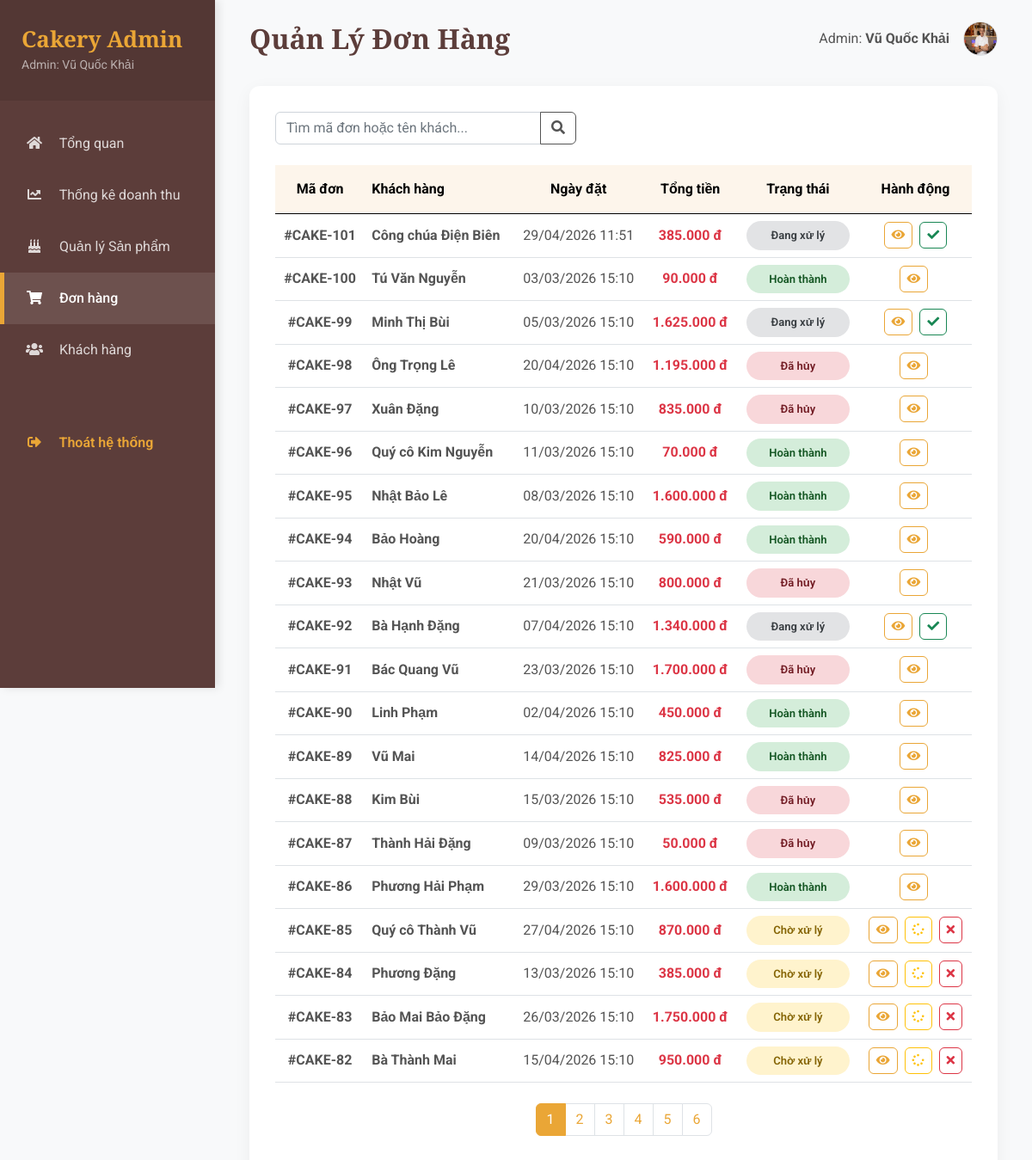
Screenshot of /AdView/admin_orders.php (signed in) with the database file from the repository.
### tables this page shows
CREATE TABLE `order` (
  `OrderID` int(11) NOT NULL,
  `OrderDate` datetime DEFAULT current_timestamp(),
  `CustomerName` varchar(255) NOT NULL,
  `CustomerPhone` varchar(20) NOT NULL,
  `TotalAmount` decimal(10,2) NOT NULL,
  `Status` varchar(50) DEFAULT 'Pending',
  `Address` text DEFAULT NULL,
  `Note` text DEFAULT NULL,
  `AdminID` int(11) DEFAULT NULL
);

### AdView/admin_orders.php (the view, shortened to what this page needs)
<?php
    require_once '../db_connect.php';
?>
<!DOCTYPE html>
<html lang="vi">
<head>
    <link href="https://cdnjs.cloudflare.com/ajax/libs/font-awesome/5.10.0/css/all.min.css" rel="stylesheet">
    <link href="../css/bootstrap.min.css" rel="stylesheet">
</head>
<body>
    <?php include 'sidebar.php'; ?>
    <div id="content">
        <div class="admin-header">
            <h2 class="fw-bold mb-0" style="color: var(--primary-color); font-family: 'Playfair Display', serif;">Quản Lý Đơn Hàng</h2>
            <div class="user-info d-flex align-items-center">
                <span class="me-3 fs-6">Admin: <strong><?php echo $_SESSION['user_admin']; ?></strong></span>
                <img src="../img/team-1.jpg" class="rounded-circle border" width="40" height="40" alt="Admin">
            </div>
        </div>
        <div class="table-container">
            <div class="row mb-4 align-items-center">
                <div class="col-md-6">
                    <div class="input-group" style="max-width: 350px;">
                        <input type="text" id="liveSearchOrderInput" class="form-control" placeholder="Tìm mã đơn hoặc tên khách...">
                        <button class="btn btn-outline-secondary" type="button"><i class="fa fa-search"></i></button>
                    </div>
                </div>
            </div>
            <div class="table-responsive">
                <table class="table table-hover align-middle text-center">
                    <thead class="table-light">
                        <tr>
                            <th class="py-3">Mã đơn</th>
                            <th class="text-start py-3">Khách hàng</th>
                            <th class="py-3">Ngày đặt</th>
                            <th class="py-3">Tổng tiền</th>
                            <th class="py-3">Trạng thái</th>
                            <th class="py-3">Hành động</th>
                        </tr>
                    </thead>
                    <tbody id="orderTableBody">
                        <?php
                        $where_clause = "";
                        $limit = 20;
                        $page = isset($_GET['page']) ? (int)$_GET['page'] : 1;
                        $offset = ($page - 1) * $limit;
                        $count_sql = "SELECT COUNT(*) as total FROM `Order` $where_clause";
                        $count_res = $conn->query($count_sql);
                        $total_records = $count_res->fetch_assoc()['total'];
                        $total_pages = ceil($total_records / $limit);
                        $sql_orders = "SELECT * FROM `Order` $where_clause ORDER BY OrderID DESC LIMIT $offset, $limit";
                        $result_orders = $conn->query($sql_orders);
                        if ($result_orders->num_rows > 0) {
                            while ($row = $result_orders->fetch_assoc()) {
                                $st = $row['Status'];
                                $txt = 'Chờ xử lý'; $cl = 'status-pending';
                                if ($st == 'Completed') { $txt = 'Hoàn thành'; $cl = 'status-completed'; }
                                elseif ($st == 'Cancelled') { $txt = 'Đã hủy'; $cl = 'status-cancelled'; }
                                elseif ($st == 'Processing') { $txt = 'Đang xử lý'; $cl = 'status-processing'; }
                        ?>
                            <tr id="order-<?php echo $row['OrderID']; ?>">
                                <td class="fw-bold">#CAKE-<?php echo $row['OrderID']; ?></td>
                                <td class="text-start fw-bold"><?php echo htmlspecialchars($row['CustomerName']); ?></td>
                                <td><?php echo date('d/m/Y H:i', strtotime($row['OrderDate'])); ?></td>
                                <td class="text-danger fw-bold"><?php echo number_format($row['TotalAmount'], 0, ',', '.'); ?> đ</td>
                                <td class="status-cell">
                                    <span class="badge-status <?php echo $cl; ?>"><?php echo $txt; ?></span>
                                </td>
                                <td class="action-cell">
                                    <a href="admin_order_detail.php?id=<?php echo $row['OrderID']; ?>" class="btn btn-sm btn-outline-primary me-1" title="Xem chi tiết"><i class="fa fa-eye"></i></a>
                                    <?php if ($st == 'Pending'): ?>
                                        <button class="btn btn-sm btn-outline-warning me-1 btn-change-status" data-id="<?php echo $row['OrderID']; ?>" data-status="Processing" title="Duyệt đơn"><i class="fa fa-spinner"></i></button>
                                        <button class="btn btn-sm btn-outline-danger btn-change-status" data-id="<?php echo $row['OrderID']; ?>" data-status="Cancelled" title="Hủy đơn"><i class="fa fa-times"></i></button>
                                    <?php endif; ?>
                                    <?php if ($st == 'Processing'): ?>
                                        <button class="btn btn-sm btn-outline-success btn-change-status" data-id="<?php echo $row['OrderID']; ?>" data-status="Completed" title="Xác nhận giao thành công"><i class="fa fa-check"></i></button>
                                    <?php endif; ?>
                                </td>
                            </tr>
                        <?php
                            }
                        } else {
                            echo "<tr><td colspan='6' class='text-center py-4 text-muted'>Không tìm thấy đơn hàng nào!</td></tr>";
                        }
                        ?>
                    </tbody>
                </table>
                <?php if ($total_pages > 1): ?>
                    <nav id="paginationContainer" class="mt-4">
                        <ul class="pagination justify-content-center">
                            <?php for ($i = 1; $i <= $total_pages; $i++): ?>
                                <li class="page-item <?php echo ($page == $i) ? 'active' : ''; ?>">
                                    <a class="page-link ajax-page-link" href="#" data-page="<?php echo $i; ?>"><?php echo $i; ?></a>
                                </li>
                            <?php endfor; ?>
                        </ul>
                    </nav>
                <?php endif; ?>
            </div>
        </div>
    </div>
</body>
</html>

### AdView/admin_orders.php (style rules this page uses)
:root { --primary-color: #5c3d3a; --secondary-color: #EAA636; --sidebar-width: 250px; }
body { background-color: #f8f9fa; font-family: 'Roboto', sans-serif; margin: 0; overflow-x: hidden; }
#content { margin-left: var(--sidebar-width); width: calc(100% - var(--sidebar-width)); padding: 25px 40px; min-height: 100vh; box-sizing: border-box; }
.admin-header { display: flex; justify-content: space-between; align-items: center; margin-bottom: 35px; }
.table-container { background: #fff; border-radius: 12px; padding: 30px; box-shadow: 0 5px 20px rgba(0,0,0,0.05); }
.badge-status { padding: 7px 18px; border-radius: 50px; font-weight: 600; font-size: 13px; display: inline-block; min-width: 120px; }
.status-pending { background-color: #fff3cd; color: #856404; }
.status-completed { background-color: #d4edda; color: #155724; }
.status-cancelled { background-color: #f8d7da; color: #721c24; }
.status-processing { background-color: #e2e3e5; color: #383d41; }

### rows the page displays
order: OrderID "101", CustomerName "Công chúa Điện Biên", OrderDate "29/04/2026 11:51", TotalAmount "385.000", Status "Đang xử lý"
order: OrderID "100", CustomerName "Tú Văn Nguyễn", OrderDate "03/03/2026 15:10", TotalAmount "90.000", Status "Hoàn thành"
order: OrderID "99", CustomerName "Minh Thị Bùi", OrderDate "05/03/2026 15:10", TotalAmount "1.625.000", Status "Đang xử lý"
order: OrderID "98", CustomerName "Ông Trọng Lê", OrderDate "20/04/2026 15:10", TotalAmount "1.195.000", Status "Đã hủy"
order: OrderID "97", CustomerName "Xuân Đặng", OrderDate "10/03/2026 15:10", TotalAmount "835.000", Status "Đã hủy"
order: OrderID "96", CustomerName "Quý cô Kim Nguyễn", OrderDate "11/03/2026 15:10", TotalAmount "70.000", Status "Hoàn thành"
order: OrderID "95", CustomerName "Nhật Bảo Lê", OrderDate "08/03/2026 15:10", TotalAmount "1.600.000", Status "Hoàn thành"
order: OrderID "94", CustomerName "Bảo Hoàng", OrderDate "20/04/2026 15:10", TotalAmount "590.000", Status "Hoàn thành"
order: OrderID "93", CustomerName "Nhật Vũ", OrderDate "21/03/2026 15:10", TotalAmount "800.000", Status "Đã hủy"
order: OrderID "92", CustomerName "Bà Hạnh Đặng", OrderDate "07/04/2026 15:10", TotalAmount "1.340.000", Status "Đang xử lý"
order: OrderID "91", CustomerName "Bác Quang Vũ", OrderDate "23/03/2026 15:10", TotalAmount "1.700.000", Status "Đã hủy"
order: OrderID "90", CustomerName "Linh Phạm", OrderDate "02/04/2026 15:10", TotalAmount "450.000", Status "Hoàn thành"
order: OrderID "89", CustomerName "Vũ Mai", OrderDate "14/04/2026 15:10", TotalAmount "825.000", Status "Hoàn thành"
order: OrderID "88", CustomerName "Kim Bùi", OrderDate "15/03/2026 15:10", TotalAmount "535.000", Status "Đã hủy"
order: OrderID "87", CustomerName "Thành Hải Đặng", OrderDate "09/03/2026 15:10", TotalAmount "50.000", Status "Đã hủy"
order: OrderID "86", CustomerName "Phương Hải Phạm", OrderDate "29/03/2026 15:10", TotalAmount "1.600.000", Status "Hoàn thành"
order: OrderID "85", CustomerName "Quý cô Thành Vũ", OrderDate "27/04/2026 15:10", TotalAmount "870.000", txt "Chờ xử lý"
order: OrderID "84", CustomerName "Phương Đặng", OrderDate "13/03/2026 15:10", TotalAmount "385.000", txt "Chờ xử lý"
order: OrderID "83", CustomerName "Bảo Mai Bảo Đặng", OrderDate "26/03/2026 15:10", TotalAmount "1.750.000", txt "Chờ xử lý"
order: OrderID "82", CustomerName "Bà Thành Mai", OrderDate "15/04/2026 15:10", TotalAmount "950.000", txt "Chờ xử lý"

### other values shown
$_SESSION['user_admin'] "Vũ Quốc Khải"
